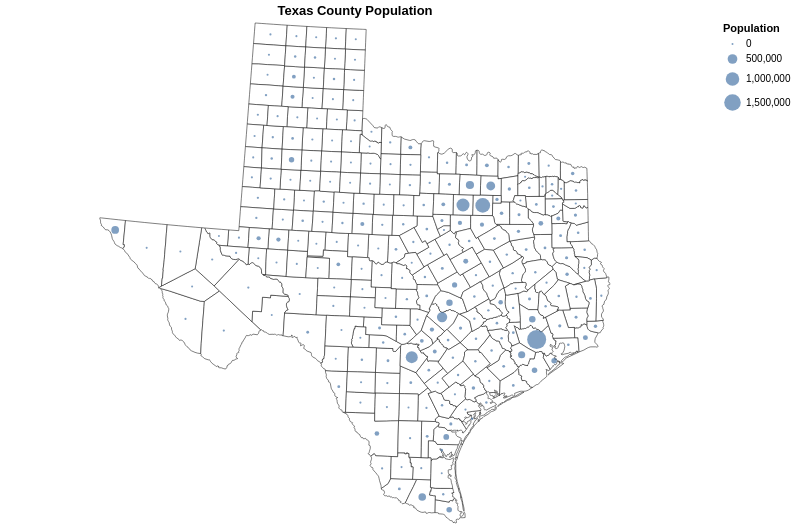

Notebook code cell kept with this figure:
### Markdown cell above
#### Part 1.5 Symbol maps with Altair (10 points)

Add two new columns to your Texas GeoDataFrame to store the **centroid longitude and latitude** for each county. You may extract these values using:

- `gdf(Texas GeoDataFrame).geometry.centroid.x` for longitude
- `gdf(Texas GeoDataFrame).geometry.centroid.y` for latitude  

(You can ignore any warning messages generated by the centroid calculation.)

Then create a **two-layer map**:

- **Bottom layer:** a Texas county boundary map with **white fill** (and visible outlines).
- **Top layer:** a **circle mark** placed at each county’s centroid. Encode **population** using the **size** of the circles.
  - Add a tooltip on the circles that shows **county name** and **population**.

### Code cell
import warnings
warnings.filterwarnings('ignore')

texas['longitude'] = texas.geometry.centroid.x
texas['latitude'] = texas.geometry.centroid.y

texas_json = alt.Data(values=texas.__geo_interface__['features'])

base = alt.Chart(texas_json).mark_geoshape(
    fill='white',
    stroke='black',
    strokeWidth=0.5
).project('albersUsa')

points = alt.Chart(texas).mark_circle().encode(
    longitude='longitude:Q',
    latitude='latitude:Q',
    size=alt.Size('pop:Q', legend=alt.Legend(title='Population')),
    tooltip=[
        alt.Tooltip('NAME:N', title='County'),
        alt.Tooltip('pop:Q', title='Population')
    ]
).project('albersUsa')

(base + points).properties(
    title='Texas County Population',
    width=700,
    height=500)

### Figure 1 — Vega-Lite specification as saved in the notebook (floating-point values rounded to 4 significant figures; data arrays with more than 128 entries replaced by an {"elided": "..."} marker saying what was removed)
{"config": {"view": {"continuousWidth": 300, "continuousHeight": 300}}, "layer": [{"data": {"values": {"elided": "254 records"}}, "mark": {"type": "geoshape", "fill": "white", "stroke": "black", "strokeWidth": 0.5}, "projection": {"type": "albersUsa"}}, {"data": {"name": "data-42bed4d53e384ade9d1320ac010faf5d"}, "mark": {"type": "circle"}, "encoding": {"latitude": {"field": "latitude", "type": "quantitative"}, "longitude": {"field": "longitude", "type": "quantitative"}, "size": {"field": "pop", "legend": {"title": "Population"}, "type": "quantitative"}, "tooltip": [{"field": "NAME", "title": "County", "type": "nominal"}, {"field": "pop", "title": "Population", "type": "quantitative"}]}, "projection": {"type": "albersUsa"}}], "height": 500, "title": "Texas County Population", "width": 700, "$schema": "https://vega.github.io/schema/vega-lite/v6.1.0.json", "datasets": {"data-42bed4d53e384ade9d1320ac010faf5d": {"elided": "254 records"}}}
